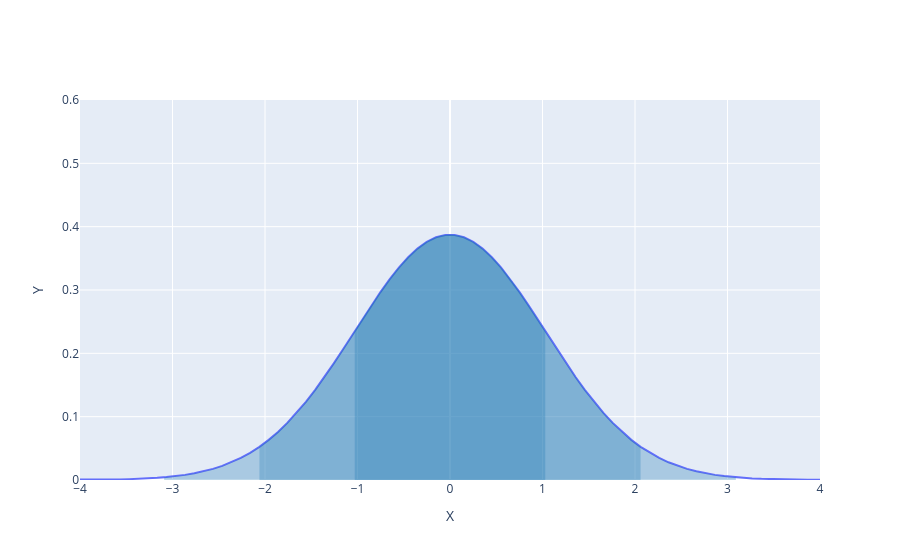

Notebook source saved alongside this figure:
### Code cell
import numpy as np
import plotly.graph_objects as go
from ipywidgets import ToggleButton, FloatSlider, Layout, interact


def func(x, mu, sigma):
    return 1 / (sigma * np.sqrt(2 * np.pi)) * np.exp(-((x - mu) ** 2) / (2 * sigma**2))


def Normal(run, mu, sigma):
    if run == False:
        return

    X = np.linspace(-10, 10, 200)
    Y = func(X, mu, sigma)

    fig = go.Figure()
    fig.add_trace(go.Scatter(x=X, y=Y, mode="lines"))

    l1, l2, l3 = mu - sigma, mu - sigma * 2, mu - sigma * 3
    r1, r2, r3 = mu + sigma, mu + sigma * 2, mu + sigma * 3

    X1 = np.linspace(l1, r1, 200)
    X2 = np.linspace(l2, r2, 200)
    X3 = np.linspace(l3, r3, 200)

    Y1 = func(X1, mu, sigma)
    Y2 = func(X2, mu, sigma)
    Y3 = func(X3, mu, sigma)

    fillcolor = "rgba(31, 119, 180, 0.3)"
    fig.add_trace(go.Scatter(x=X1, y=Y1, fill="tozeroy", fillcolor=fillcolor, mode="none"))
    fig.add_trace(go.Scatter(x=X2, y=Y2, fill="tozeroy", fillcolor=fillcolor, mode="none"))
    fig.add_trace(go.Scatter(x=X3, y=Y3, fill="tozeroy", fillcolor=fillcolor, mode="none"))

    fig.update_layout(
        dragmode="pan",
        autosize=False,
        showlegend=False,
        xaxis_title="X",
        yaxis_title="Y",
        yaxis=dict(range=[0, 0.6]),
        xaxis=dict(range=[-4, 4]),
    )
    fig.show(config={"scrollZoom": True})


interact(
    Normal,
    run=ToggleButton(value=False, description="Run", layout=Layout(width="80px")),
    mu=FloatSlider(value=0, min=-3, max=3, step=0.01, description="μ"),
    sigma=FloatSlider(value=1, min=0.2, max=3, step=0.01, description="σ"),
)

### Figure 1 — Plotly figure (JSON) as saved in the notebook; plotly's stock layout.template omitted (floating-point values rounded to 4 significant figures; data arrays with more than 128 entries replaced by an {"elided": "..."} marker saying what was removed)
{"data": [{"mode": "lines", "type": "scatter", "x": {"elided": "200 float values"}, "y": {"elided": "200 float values"}}, {"fill": "tozeroy", "fillcolor": "rgba(31, 119, 180, 0.3)", "mode": "none", "type": "scatter", "x": {"elided": "200 float values"}, "y": {"elided": "200 float values"}}, {"fill": "tozeroy", "fillcolor": "rgba(31, 119, 180, 0.3)", "mode": "none", "type": "scatter", "x": {"elided": "200 float values"}, "y": {"elided": "200 float values"}}, {"fill": "tozeroy", "fillcolor": "rgba(31, 119, 180, 0.3)", "mode": "none", "type": "scatter", "x": {"elided": "200 float values"}, "y": {"elided": "200 float values"}}], "layout": {"autosize": false, "dragmode": "pan", "showlegend": false, "xaxis": {"range": [-4, 4], "title": {"text": "X"}}, "yaxis": {"range": [0, 0.6], "title": {"text": "Y"}}}}
